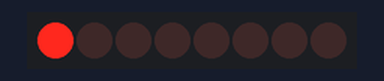
Bench run of a sketch on a simulated Arduino Uno, built with avr-gcc and run on an emulated ATmega328P. On the bench: 8 shift-register outputs drawn as a row of LEDs (first output left, lit = HIGH). Wiring (inferred from the names in the program): shift register (74HC595): data pin 2; shift clock pin 3; latch pin 4. Wiring (inferred from the signals the program sends): row of LEDs: on Q0, Q1, Q2, Q3, Q4, Q5, Q6, Q7.

Above: at 0.07 s.
At 0.52 s:
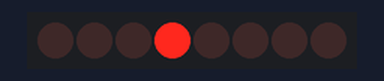
At 0.67 s:
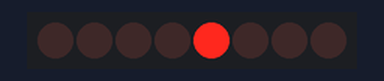
At 0.9 s:
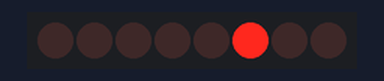
At 2.22 s:
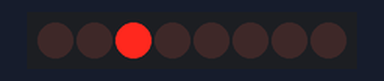
At 3.52 s:
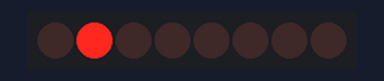
Timing chart, 0 to 4.3 s (numbered marks = the images above):
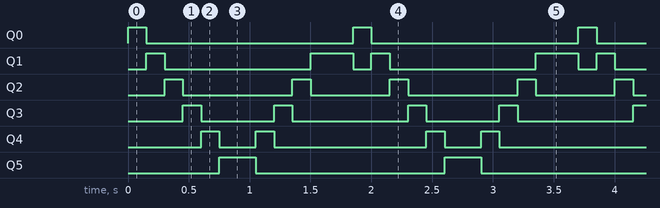

Measured:
- by itself, Q0: alternates HIGH for 0.15 s and LOW for 1.7 s
- by itself, Q1: repeats every 1.9 s: LOW 1.2 s, HIGH 0.35 s, LOW 0.15 s, HIGH 0.15 s
- by itself, Q2: repeats every 1.9 s: LOW 0.90 s, HIGH 0.15 s, LOW 0.65 s, HIGH 0.15 s
- by itself, Q3: repeats every 1.9 s: LOW 0.60 s, HIGH 0.15 s, LOW 0.95 s, HIGH 0.15 s
- by itself, Q4: repeats every 1.9 s: LOW 0.30 s, HIGH 0.15 s, LOW 1.3 s, HIGH 0.15 s
- by itself, Q5: alternates HIGH for 0.30 s and LOW for 1.6 s

The sketch:

Shiftregister_BounceEffect.ino
```cpp
int DataPin = 2;   // Data Pin connected to Pin 2
int ClockPin = 3;  // Clock Pin connected to Pin 3
int LatchPin = 4;  // Latch Pin connected to Pin 4
byte Data = 0;     // Data to be sent to shift register

void setup() {
    pinMode(DataPin, OUTPUT);
    pinMode(ClockPin, OUTPUT);
    pinMode(LatchPin, OUTPUT);
}

void loop() {
    bouncingEffect();  // Call bouncing LED function
    delay(200);
}

// Function to send data to shift register
void shiftData(byte dataOut) {
    digitalWrite(LatchPin, LOW);  // Prepare shift register for data
    shiftOut(DataPin, ClockPin, MSBFIRST, dataOut);  // Send data
    digitalWrite(LatchPin, HIGH); // Output data to LEDs
}

// Function to create bouncing LED effect
void bouncingEffect() {
    // Move LED forward
    for (int i = 0; i < 6; i++) {
        Data = (1 << i);  // Light up one LED at a time
        shiftData(Data);
        delay(150);
    }

    // Move LED backward
    for (int i = 5; i > 0; i--) {
        Data = (1 << i);
        shiftData(Data);
        delay(150);
    }
}
```
